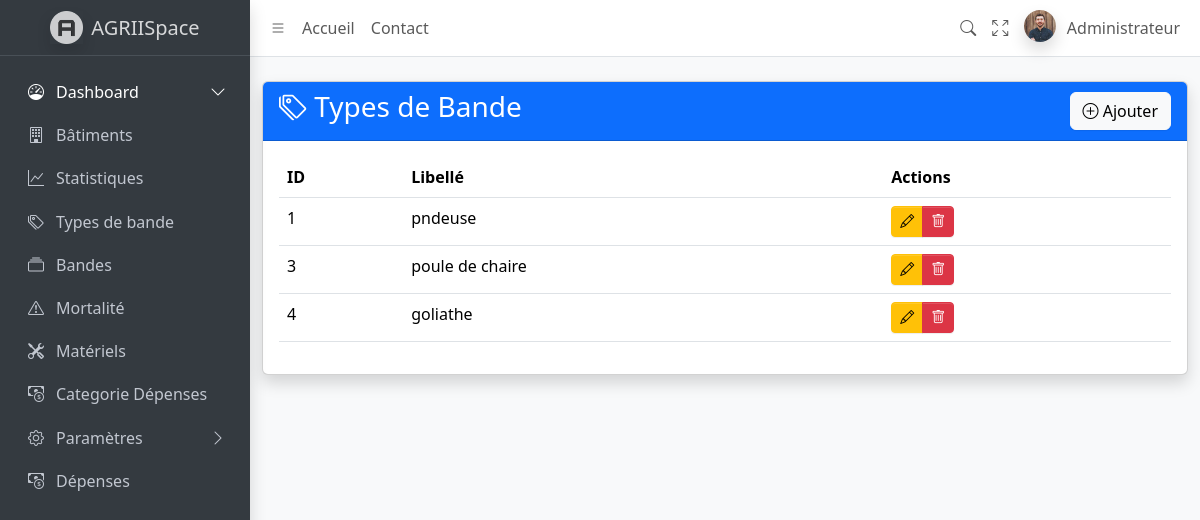
The app's page /type-bande/ with its own data.
### ispace/models.py (models this page shows, shortened)
class TypeBande(models.Model):
    libelle = models.CharField(max_length=50)

### ispace/views.py (the view)
# urls.py: path('type-bande/', views.TypeBandeListView.as_view(), name='type_bande_list'),
class TypeBandeListView(ListView):
    model = TypeBande
    template_name = 'type_bande_list.html'
    context_object_name = 'types'

### ispace/templates/ispace/typebande_list.html
{% extends 'ispace/base.html' %}
{% block content %}
<div class="container py-4">
    <div class="card shadow">
        <div class="card-header bg-primary text-white">
            <div class="d-flex justify-content-between align-items-center">
                <h3><i class="bi bi-tags"></i> Types de Bande</h3>
                <a href="{% url 'type_bande_add' %}" class="btn btn-light">
                    <i class="bi bi-plus-circle"></i> Ajouter
                </a>
            </div>
        </div>
        <div class="card-body">
            <div class="table-responsive">
                <table class="table table-hover">
                    <thead>
                        <tr>
                            <th>ID</th>
                            <th>Libellé</th>
                            <th>Actions</th>
                        </tr>
                    </thead>
                    <tbody>
                        {% for type in types %}
                        <tr>
                            <td>{{ type.id }}</td>
                            <td>{{ type.libelle }}</td>
                            <td>
                                <div class="btn-group">
                                    <a href="{% url 'type_bande_edit' type.id %}" class="btn btn-sm btn-warning">
                                        <i class="bi bi-pencil"></i>
                                    </a>
                                    <a href="{% url 'type_bande_delete' type.id %}" class="btn btn-sm btn-danger"
                                       onclick="return confirm('Supprimer ce type?')">
                                        <i class="bi bi-trash"></i>
                                    </a>
                                </div>
                            </td>
                        </tr>
                        {% endfor %}
                    </tbody>
                </table>
            </div>
        </div>
    </div>
</div>
{% endblock %}

### records on screen
TypeBande: id "1", libelle "pndeuse"
TypeBande: id "3", libelle "poule de chaire"
TypeBande: id "4", libelle "goliathe"
